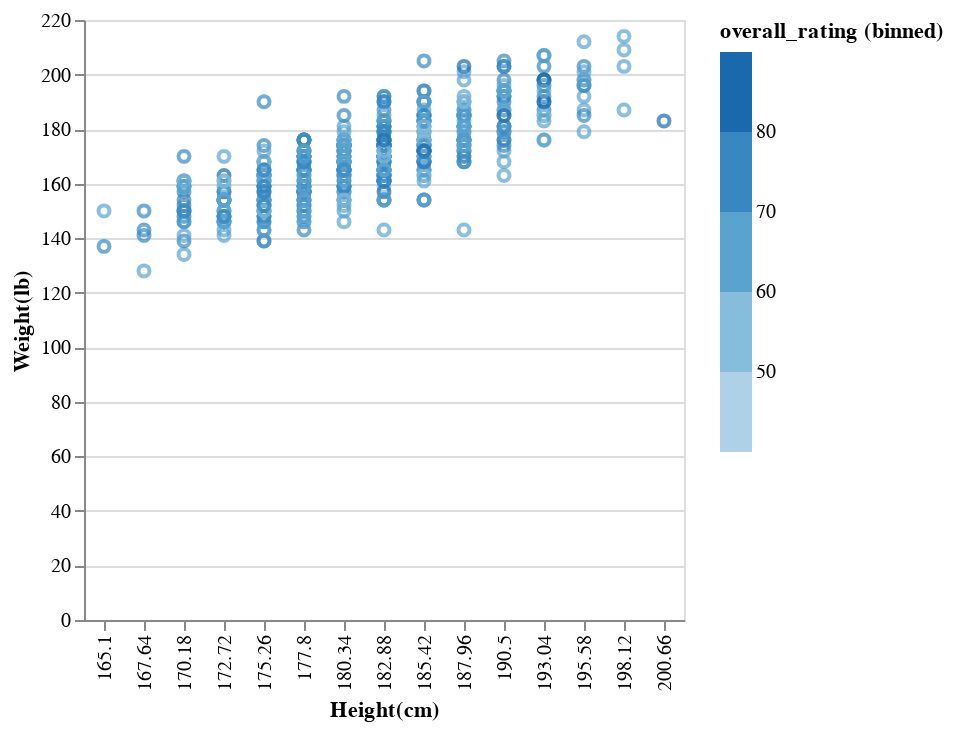

This figure's notebook cell:
### Code cell
base_mod1 = alt.Chart(player_mod2).transform_sample(500).mark_point().encode(
x = alt.X('Height:N', title = 'Height(cm)'),
y = alt.Y('Weight:Q',title = 'Weight(lb)'),
color=alt.Color('overall_rating', bin=alt.Bin(maxbins=5)))
base_mod1

### Figure 1 — Vega-Lite specification as saved in the notebook (floating-point values rounded to 4 significant figures; data arrays with more than 128 entries replaced by an {"elided": "..."} marker saying what was removed)
{"config": {"view": {"continuousWidth": 400, "continuousHeight": 300}}, "data": {"name": "data-5cbf0149d4c82fe009ad62e5bab72b1f"}, "mark": "point", "encoding": {"color": {"bin": {"maxbins": 5}, "field": "overall_rating", "type": "quantitative"}, "x": {"field": "Height", "title": "Height(cm)", "type": "nominal"}, "y": {"field": "Weight", "title": "Weight(lb)", "type": "quantitative"}}, "transform": [{"sample": 500}], "$schema": "https://vega.github.io/schema/vega-lite/v4.17.0.json", "datasets": {"data-5cbf0149d4c82fe009ad62e5bab72b1f": {"elided": "1840 records"}}}
